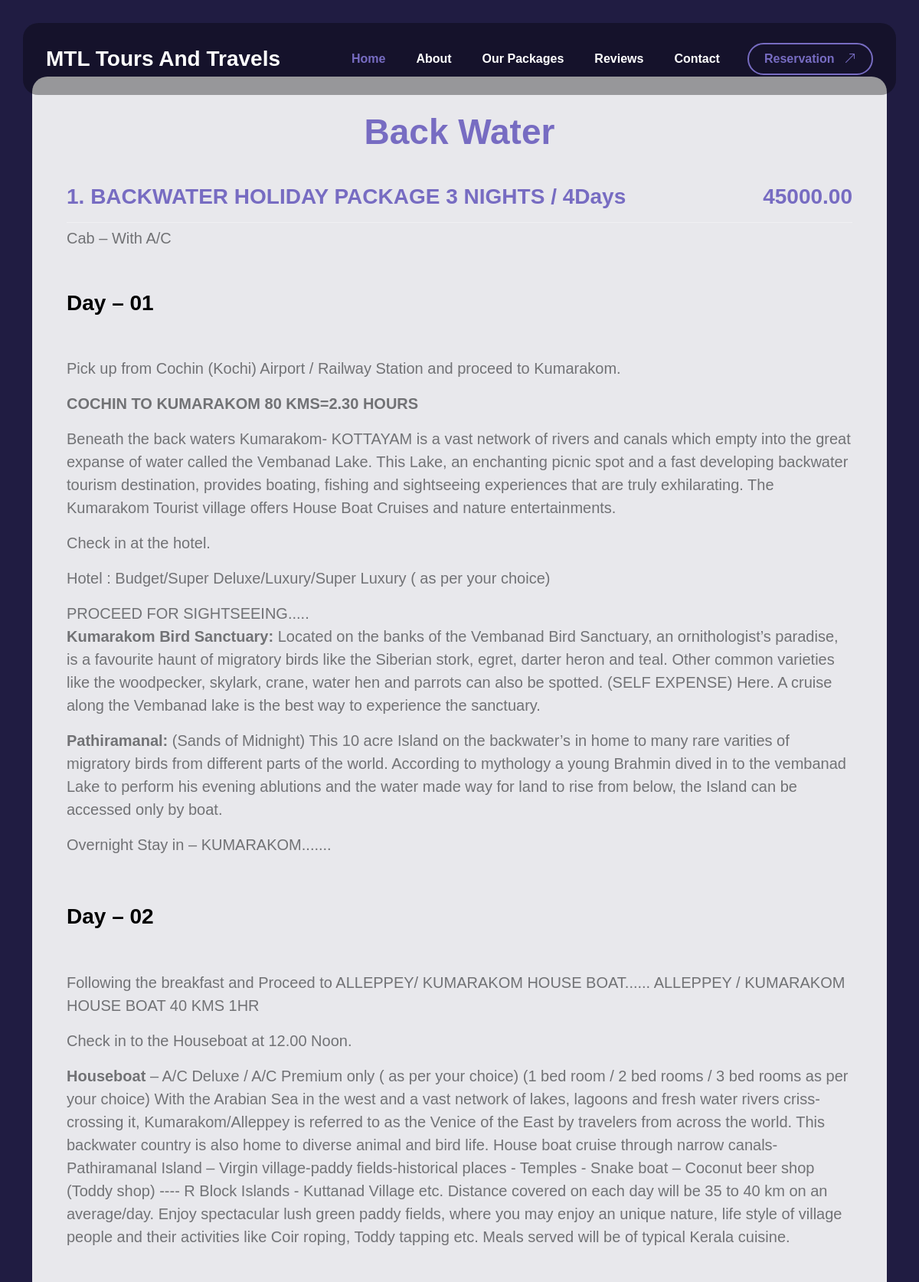
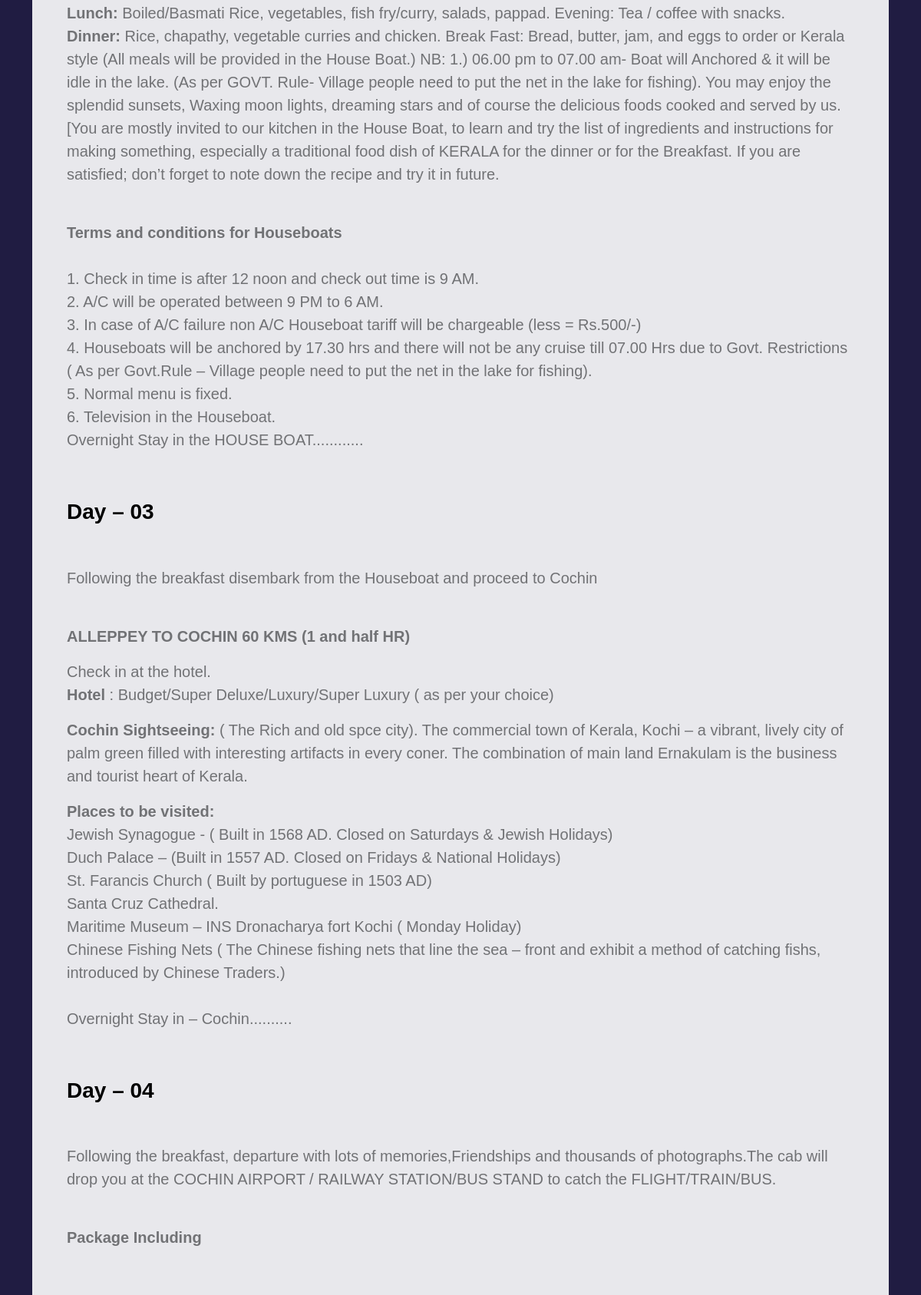
The app's page /category/4/ (upper part) with its own data (2 pictures, top to bottom).
### travelapp/models.py (models this page shows, shortened)
class Category(models.Model):
    heading = models.CharField(max_length=255, verbose_name='Category Heading')
    image = models.ImageField(upload_to='image/', null=True, blank=True)

class Package(models.Model):
    category = models.ForeignKey(Category, on_delete=models.SET_DEFAULT, default=None, related_name='packages', verbose_name=('Category'))
    name = models.CharField(max_length=255, verbose_name=('Package Name'), unique=True)
    price = models.DecimalField(max_digits=8, decimal_places=2, verbose_name=('Price'))
    description = RichTextField(null=True, blank=True, verbose_name=('Description'))

### travelapp/views.py (the view)
# urls.py: path('category/<int:category_id>/',views. package_view, name='package_view'),
def package_view(request, category_id):
    category = get_object_or_404(Category, id=category_id)
    packages = category.packages.all()
    return render(request, 'package_view.html', {'category': category, 'packages': packages})

### travelapp/templates/package_view.html (shortened to what this page needs)
<!DOCTYPE html>
{%load static%}
<html lang="en">
<head>
    <link rel="stylesheet" href="{% static 'css/bootstrap.min.css' %}">
    <link rel="stylesheet" href="{% static 'css/bootstrap-icons.css' %}">
    <link rel="stylesheet" href="{% static 'css/vegas.min.css' %}">
    <link rel="stylesheet" href="{% static 'css/tooplate-barista.css' %}">
</head>
<body class="reservation-page">
    <main>
         <nav class="navbar navbar-expand-lg">
                    <div class="container">
                        <a class="navbar-brand d-flex align-items-center" href="{% url 'index' %}">
                            MTL Tours And Travels
                        </a>
                        <div class="collapse navbar-collapse" id="navbarNav">
                            <ul class="navbar-nav ms-lg-auto">
                                <li class="nav-item">
                                    <a class="nav-link click-scroll" href="{% url 'index' %}#section_1">Home</a>
                                </li>
                                <li class="nav-item">
                                    <a class="nav-link click-scroll" href="{% url 'index' %}#section_2">About</a>
                                </li>
                                <li class="nav-item">
                                    <a class="nav-link click-scroll" href="{% url 'category_selection' %}">Our Packages</a>
                                </li>
                                <li class="nav-item">
                                    <a class="nav-link click-scroll" href="{% url 'index' %}#section_4">Reviews</a>
                                </li>
                                <li class="nav-item">
                                    <a class="nav-link click-scroll" href="{% url 'index' %}#section_5">Contact</a>
                                </li>
                            </ul>
                            <div class="ms-lg-3">
                                <a class="btn custom-btn custom-border-btn" href="{% url 'reservation' %}">
                                    Reservation
                                    <i class="bi-arrow-up-right ms-2"></i>
                                </a>
                            </div>
                        </div>
                    </div>
                </nav>
        <section class="menu-section section-padding" id="section_3">
            <div class="container">
                <div class="row">
                    <div class="col-lg-14 col-12 mb-4 mb-lg-0">
                        <div style="background: rgba(255, 255, 255, 0.897);
                        border-radius: var(--border-radius-medium);
                        padding: 45px;">
                            <div class="text-center mb-4 pb-lg-2">
                                <h2 style="color: #776cc2;">{{ category.heading }}</h2>
                            </div>
                            {% for package in category.packages.all %}
                                <div class="menu-block">
                                    <div class="d-flex">
                                        <h4 style="color: #776cc2;">{{ package.name }}</h4>
                                        <h4 class="ms-auto" style="color: #776cc2;" style="font-size: 1.5em;">{{ package.price }}</h4>
                                    </div>
                                    <div class="border-top mt-2 pt-2">
                                        <h4> {{ package.description|safe }}<h4>
                                    </div>
                                </div>
                            {% endfor %}
                        </div>
                    </div>
                </div>
            </div>
        </section>
    </main>
</body>
</html>

### travelapp/static/css/tooplate-barista.css (style rules this page uses)
:root { --white-color: #ffffff; --primary-color: #776cc2; --secondary-color: #776cc2; --section-bg-color: #201c42; --custom-btn-bg-color: #776cc2; --custom-btn-bg-hover-color: #776cc2; --dark-color: #000000; --p-color: #717275; --border-color: #7fffd4; --link-hover-color: #201c42; --body-font-family: 'Plus Jakarta Sans', sans-serif; --h1-font-size: 68px; --h2-font-size: 46px; --h3-font-size: 32px; --h4-font-size: 28px; --h5-font-size: 24px; --h6-font-size: 22px; --p-font-size: 20px; --btn-font-size: 16px; --form-btn-font-size: 18px; --menu-font-size: 16px; --border-radius-large: 100px; --border-radius-medium: 20px; --border-radius-small: 10px; --font-weight-thin: 200; --font-weight-light: 300; --font-weight-normal: 400; --font-weight-bold: 700; }
body { background-color: var(--white-color); font-family: var(--body-font-family); }
h2, h3, h4, h5, h6 { color: var(--dark-color); }
h1, h2, h3, h4, h5, h6 { font-weight: var(--font-weight-bold); }
h2 { font-size: var(--h2-font-size); }
h4 { font-size: var(--h4-font-size); }
p { color: var(--p-color); font-size: var(--p-font-size); font-weight: var(--font-weight-light); }
ul li { color: var(--p-color); font-size: var(--p-font-size); font-weight: var(--font-weight-light); }
a, button { touch-action: manipulation; transition: all 0.3s; }
a { display: inline-block; color: var(--primary-color); text-decoration: none; }
b, strong { font-weight: var(--font-weight-bold); }
.section-padding { padding-top: 100px; padding-bottom: 100px; }
.custom-btn { background: var(--custom-btn-bg-color); border: 2px solid transparent; border-radius: var(--border-radius-large); color: var(--white-color); font-size: var(--btn-font-size); font-weight: var(--font-weight-bold); line-height: normal; transition: all 0.3s; padding: 12px 28px; }
.custom-border-btn { background: transparent; border: 2px solid var(--white-color); color: var(--white-color); }
.navbar { background: transparent; z-index: 999999; padding-top: 30px; padding-bottom: 30px; }
.navbar .container { background: rgba(0, 0, 0, 0.35); border-radius: var(--border-radius-medium); padding: 15px 30px; }
.navbar-brand, .navbar-brand:hover { font-size: var(--h4-font-size); font-weight: var(--font-weight-bold); display: block; color: var(--white-color); }
.navbar .custom-btn { padding: 10px 20px; }
.navbar-expand-lg .navbar-nav .nav-link { border-radius: var(--border-radius-large); margin: 10px; padding: 10px; }
.navbar-nav .nav-link { display: inline-block; color: var(--white-color); font-size: var(--menu-font-size); font-weight: var(--font-weight-bold); padding-top: 15px; padding-bottom: 15px; }
.navbar-nav .nav-link.active, .navbar-nav .nav-link:hover { color: var(--secondary-color); }
.menu-section { background-color: #201c42; background-repeat: no-repeat; }
.menu-block .border-top { border-top-color: rgba(255, 255, 255, 0.35) !important; }
.reservation-page .custom-border-btn { border-color: var(--secondary-color); color: var(--secondary-color); }

### records on screen
Category: heading "Back Water"
Package: name "1. BACKWATER HOLIDAY PACKAGE 3 NIGHTS / 4Days", price "45000.00", description "Cab – With A/C Day – 01 Pick up from Cochin (Kochi) Airport / Railway Station and proceed to Kumarakom. COCHIN TO KUMARAKOM 80 KMS=2.30 HOURS Beneath the back waters Kumarakom- KOTTAYAM is a vast network of rivers and canals which empty into the great expanse of water called the Vembanad Lake. This Lake, an enchanting picnic spot and a fast developing backwater tourism destination, provides boating, fishing and sightseeing experiences that are truly exhilarating. The Kumarakom Tourist village offers House Boat Cruises and nature entertainments. Check in at the hotel. Hotel : Budget/Super Deluxe/Luxury/Super Luxury ( as per your choice) PROCEED FOR SIGHTSEEING..... Kumarakom Bird Sanctuary:…"
